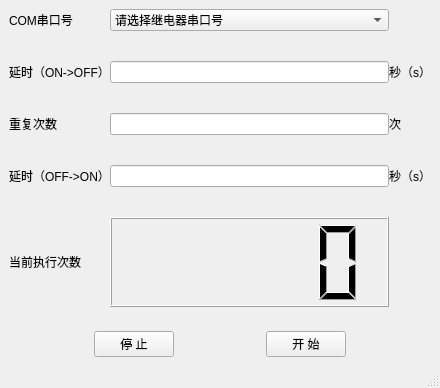
<?xml version="1.0" encoding="UTF-8"?>
<ui version="4.0">
 <class>MainWindow</class>
 <widget class="QMainWindow" name="MainWindow">
  <property name="geometry">
   <rect>
    <x>0</x>
    <y>0</y>
    <width>440</width>
    <height>388</height>
   </rect>
  </property>
  <property name="windowTitle">
   <string>MainWindow</string>
  </property>
  <widget class="QWidget" name="centralwidget">
   <property name="autoFillBackground">
    <bool>true</bool>
   </property>
   <layout class="QGridLayout" name="gridLayout_2">
    <property name="verticalSpacing">
     <number>24</number>
    </property>
    <item row="0" column="0" colspan="5">
     <layout class="QGridLayout" name="gridLayout">
      <property name="verticalSpacing">
       <number>30</number>
      </property>
      <item row="3" column="2">
       <widget class="QLabel" name="times">
        <property name="text">
         <string>次</string>
        </property>
       </widget>
      </item>
      <item row="1" column="1">
       <widget class="QLineEdit" name="lineEdit_wait"/>
      </item>
      <item row="1" column="2">
       <widget class="QLabel" name="seconds_on">
        <property name="text">
         <string>秒（s）</string>
        </property>
       </widget>
      </item>
      <item row="1" column="0">
       <widget class="QLabel" name="wait_time">
        <property name="text">
         <string>延时（ON-&gt;OFF）</string>
        </property>
       </widget>
      </item>
      <item row="3" column="0">
       <widget class="QLabel" name="loop_times">
        <property name="text">
         <string>重复次数</string>
        </property>
       </widget>
      </item>
      <item row="0" column="0">
       <widget class="QLabel" name="com_num">
        <property name="text">
         <string>COM串口号</string>
        </property>
       </widget>
      </item>
      <item row="3" column="1">
       <widget class="QLineEdit" name="lineEdit_loop"/>
      </item>
      <item row="0" column="1">
       <widget class="QComboBox" name="comboBox">
        <item>
         <property name="text">
          <string>请选择继电器串口号</string>
         </property>
        </item>
       </widget>
      </item>
      <item row="4" column="2">
       <widget class="QLabel" name="second_off">
        <property name="text">
         <string>秒（s）</string>
        </property>
       </widget>
      </item>
      <item row="4" column="1">
       <widget class="QLineEdit" name="lineEdit_off_on"/>
      </item>
      <item row="4" column="0">
       <widget class="QLabel" name="sleep_off_to_on">
        <property name="text">
         <string>延时（OFF-&gt;ON）</string>
        </property>
       </widget>
      </item>
      <item row="5" column="1">
       <widget class="QLCDNumber" name="lcdNumber"/>
      </item>
      <item row="5" column="0">
       <widget class="QLabel" name="current_times">
        <property name="text">
         <string>当前执行次数</string>
        </property>
       </widget>
      </item>
     </layout>
    </item>
    <item row="1" column="3">
     <widget class="QPushButton" name="start">
      <property name="text">
       <string>开 始</string>
      </property>
     </widget>
    </item>
    <item row="1" column="1">
     <widget class="QPushButton" name="stop_button">
      <property name="text">
       <string>停 止</string>
      </property>
      <property name="autoRepeatDelay">
       <number>300</number>
      </property>
      <property name="autoRepeatInterval">
       <number>100</number>
      </property>
     </widget>
    </item>
   </layout>
  </widget>
  <widget class="QMenuBar" name="menubar">
   <property name="geometry">
    <rect>
     <x>0</x>
     <y>0</y>
     <width>440</width>
     <height>23</height>
    </rect>
   </property>
  </widget>
  <widget class="QStatusBar" name="statusbar"/>
 </widget>
 <resources/>
 <connections/>
</ui>
